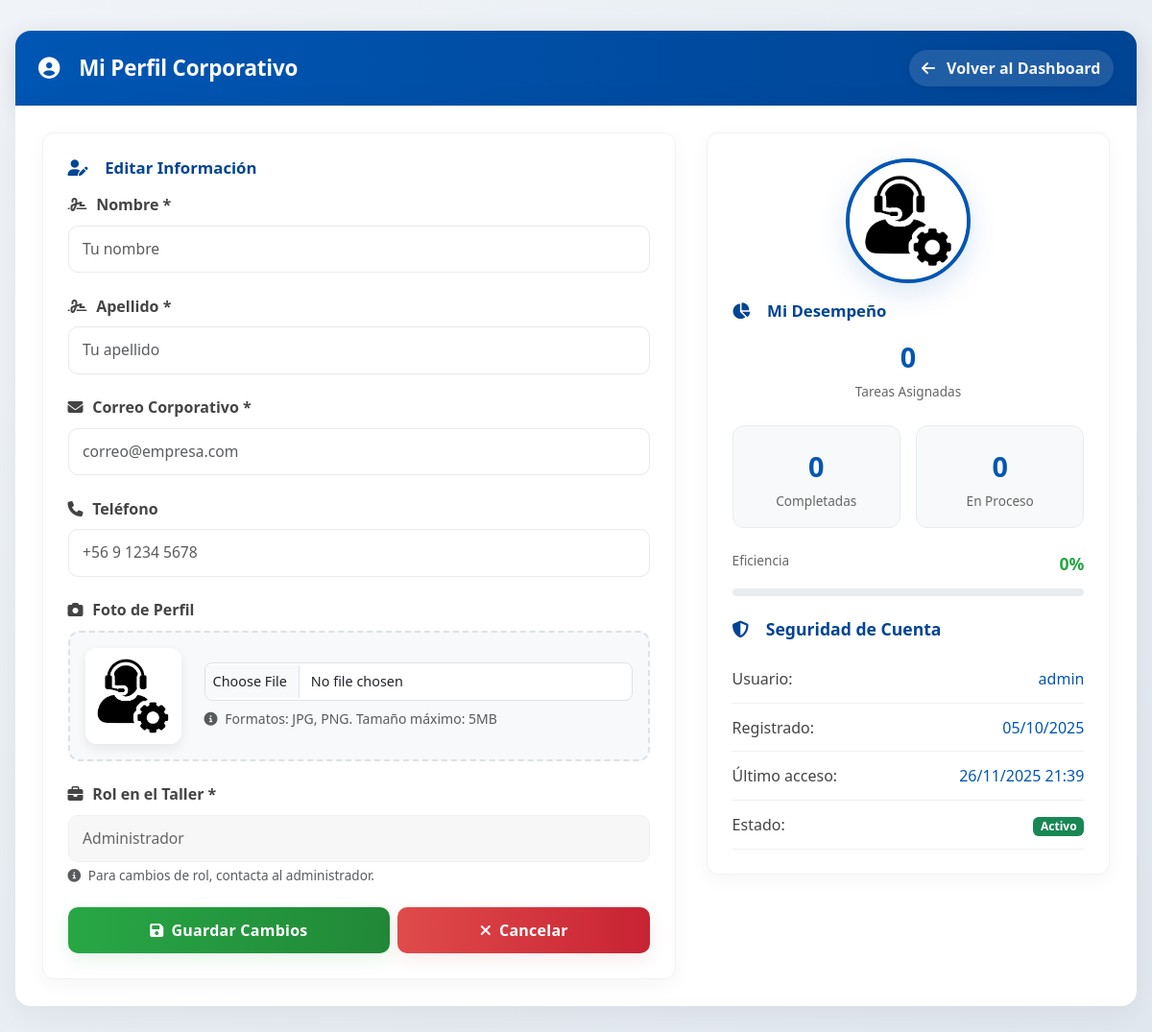
The app's page /usuarios/perfil/ (signed in) with its own data.
### usuarios/models.py (models this page shows, shortened)
class Usuario(AbstractUser):
    ROLES = (
        ('admin', 'Administrador'),
        ('jefe_taller', 'Jefe de Taller'),
        ('mecanico', 'Mecánico'),
        ('chofer', 'Chofer'),
        ('vendedor', 'Vendedor/Preventista'),
        ('guardia', 'Guardia'),
        ('bodeguero', 'Bodeguero'),
        ('ehs', 'EHS'),
        ('recepcionista', 'Recepcionista de Vehículos'),
    )
    rol = models.CharField(max_length=30, choices=ROLES, default='mecanico')
    telefono = models.CharField(max_length=15, blank=True)
    fecha_creacion = models.DateTimeField(auto_now_add=True)
    foto_perfil = models.ImageField(upload_to='perfiles/', blank=True, null=True)

### usuarios/views.py (the view, shortened to what this page needs)
# urls.py: path('perfil/', views.perfil_usuario, name='perfil_usuario'),
@login_required
def perfil_usuario(request):
    user = request.user
    rol_original = user.rol  # Guardamos el rol ANTES de cualquier cambio
    datos_especificos = {}
    hoy = timezone.now().date()
    try:
        if user.rol == 'mecanico':
            tareas_asignadas = Tarea.objects.filter(mecanico_asignado=user)
            tareas_completadas = tareas_asignadas.filter(estado='completada')
            tareas_en_proceso = tareas_asignadas.filter(estado='en_proceso')
            datos_especificos = {
                'tipo': 'mecanico',
                'tareas_totales': tareas_asignadas.count(),
                'tareas_completadas': tareas_completadas.count(),
                'tareas_en_proceso': tareas_en_proceso.count(),
                'eficiencia': round((tareas_completadas.count() / tareas_asignadas.count() * 100), 1) if tareas_asignadas.count() > 0 else 0,
            }
        else:
            datos_especificos = {'tipo': 'basico'}
    except Exception as e:
        datos_especificos = {'tipo': 'basico', 'error': str(e)}
    if request.method == 'POST':
        form = PerfilUsuarioForm(request.POST, request.FILES, instance=user)
        if form.is_valid():
            form.save()
            user.refresh_from_db()
            messages.success(request, '¡Perfil actualizado exitosamente!')
            if user.rol != rol_original:
                messages.info(
                    request,
                    f'Se ha cambiado tu rol a "{user.get_rol_display()}" y se ha redirigido a tu nuevo dashboard.'
                )
                return redirect_a_dashboard_especifico(user)
            else:
                return redirect('perfil_usuario')
    else:
        form = PerfilUsuarioForm(instance=user)
    return render(request, 'usuarios/perfil.html', {
        'form': form,
        'datos_especificos': datos_especificos
    })

### usuarios/forms.py
class PerfilUsuarioForm(forms.ModelForm):
    class Meta:
        model = Usuario
        fields = ['first_name', 'last_name', 'email', 'telefono', 'rol', 'foto_perfil']
        widgets = {
            'first_name': forms.TextInput(attrs={'class': 'form-control', 'placeholder': 'Tu nombre'}),
            'last_name': forms.TextInput(attrs={'class': 'form-control', 'placeholder': 'Tu apellido'}),
            'email': forms.EmailInput(attrs={'class': 'form-control', 'placeholder': 'correo@empresa.com'}),
            'telefono': forms.TextInput(attrs={'class': 'form-control', 'placeholder': '+56 9 1234 5678'}),
            'rol': forms.Select(attrs={'class': 'form-select', 'disabled': 'disabled'}),
            'foto_perfil': forms.FileInput(attrs={'class': 'form-control', 'accept': 'image/*'}),
        }
    def __init__(self, *args, **kwargs):
        super().__init__(*args, **kwargs)
        self.fields['rol'].disabled = True

### templates/usuarios/perfil.html (shortened to what this page needs)
<!DOCTYPE html>
<html lang="es">
<head>
    <link href="https://cdn.jsdelivr.net/npm/bootstrap@5.3.2/dist/css/bootstrap.min.css" rel="stylesheet">
    <link rel="stylesheet" href="https://cdnjs.cloudflare.com/ajax/libs/font-awesome/6.5.0/css/all.min.css">
</head>
<body>
    <div class="profile-container">
        <div class="profile-header">
            <h1><i class="fas fa-user-circle me-2"></i>Mi Perfil Corporativo</h1>
            {% if user.rol == 'mecanico' %}
                <a href="{% url 'dashboard_mecanico' %}" class="back-link">
                    <i class="fas fa-arrow-left me-1"></i>Volver al Dashboard
                </a>
            {% elif user.rol == 'chofer' %}
                <a href="{% url 'dashboard_chofer' %}" class="back-link">
                    <i class="fas fa-arrow-left me-1"></i>Volver al Dashboard
                </a>
            {% elif user.rol == 'guardia' %}
                <a href="{% url 'dashboard_guardia' %}" class="back-link">
                    <i class="fas fa-arrow-left me-1"></i>Volver al Dashboard
                </a>
            {% elif user.rol == 'ehs' %}
                <a href="{% url 'dashboard_ehs' %}" class="back-link">
                    <i class="fas fa-arrow-left me-1"></i>Volver al Dashboard
                </a>
            {% else %}
                <a href="{% url 'clinica_dashboard' %}" class="back-link">
                    <i class="fas fa-arrow-left me-1"></i>Volver al Dashboard
                </a>
            {% endif %}
        </div>
        <div class="profile-body">
            <div class="section-card">
                <h2 class="section-title"><i class="fas fa-user-edit me-2"></i>Editar Información</h2>
                <form method="post" enctype="multipart/form-data">
                    <div class="form-group">
                        <label for="{{ form.first_name.id_for_label }}" class="form-label">
                            <i class="fas fa-signature"></i> Nombre *
                        </label>
                        {{ form.first_name }}
                    </div>
                    <div class="form-group">
                        <label for="{{ form.last_name.id_for_label }}" class="form-label">
                            <i class="fas fa-signature"></i> Apellido *
                        </label>
                        {{ form.last_name }}
                    </div>
                    <div class="form-group">
                        <label for="{{ form.email.id_for_label }}" class="form-label">
                            <i class="fas fa-envelope"></i> Correo Corporativo *
                        </label>
                        {{ form.email }}
                    </div>
                    <div class="form-group">
                        <label for="{{ form.telefono.id_for_label }}" class="form-label">
                            <i class="fas fa-phone"></i> Teléfono
                        </label>
                        {{ form.telefono }}
                    </div>
                    <div class="form-group">
                        <label for="{{ form.foto_perfil.id_for_label }}" class="form-label">
                            <i class="fas fa-camera"></i> Foto de Perfil
                        </label>
                        <div class="photo-upload-container">
                            <div class="photo-preview-box">
                                {% if user.foto_perfil %}
                                    <img src="{{ user.foto_perfil.url }}" alt="Vista previa" class="preview-image" id="photoPreview">
                                {% else %}
                                    <div class="preview-placeholder" id="photoPreview">
                                        <i class="fas fa-user-circle"></i>
                                        <span>Sin foto</span>
                                    </div>
                                {% endif %}
                            </div>
                            <div class="photo-upload-info">
                                {{ form.foto_perfil }}
                                <small class="text-muted d-block mt-2">
                                    <i class="fas fa-info-circle me-1"></i>
                                    Formatos: JPG, PNG. Tamaño máximo: 5MB
                                </small>
                            </div>
                        </div>
                    </div>
                    <div class="form-group">
                        <label for="{{ form.rol.id_for_label }}" class="form-label">
                            <i class="fas fa-briefcase"></i> Rol en el Taller *
                        </label>
                        {{ form.rol }}
                        <div class="text-muted mt-1" style="font-size: 0.85rem;">
                            <i class="fas fa-info-circle me-1"></i> Para cambios de rol, contacta al administrador.
                        </div>
                    </div>
                    <div class="d-flex gap-2 mt-3 action-row">
                        <button type="submit" class="btn btn-save flex-fill">
                            <i class="fas fa-save me-2"></i>Guardar Cambios
                        </button>
                        {% if user.rol == 'mecanico' %}
                            <a href="{% url 'dashboard_mecanico' %}" class="btn btn-cancel flex-fill">
                                <i class="fas fa-times me-2"></i>Cancelar
                            </a>
                        {% elif user.rol == 'chofer' %}
                            <a href="{% url 'dashboard_chofer' %}" class="btn btn-cancel flex-fill">
                                <i class="fas fa-times me-2"></i>Cancelar
                            </a>
                        {% elif user.rol == 'guardia' %}
                            <a href="{% url 'dashboard_guardia' %}" class="btn btn-cancel flex-fill">
                                <i class="fas fa-times me-2"></i>Cancelar
                            </a>
                        {% elif user.rol == 'ehs' %}
                            <a href="{% url 'dashboard_ehs' %}" class="btn btn-cancel flex-fill">
                                <i class="fas fa-times me-2"></i>Cancelar
                            </a>
                        {% else %}
                            <a href="{% url 'clinica_dashboard' %}" class="btn btn-cancel flex-fill">
                                <i class="fas fa-times me-2"></i>Cancelar
                            </a>
                        {% endif %}
                    </div>
                </form>
            </div>
            <div class="section-card">
                <div class="profile-avatar" style="{% if user.foto_perfil %}background: none;{% endif %}">
                    {% if user.foto_perfil %}
                        <img src="{{ user.foto_perfil.url }}" alt="Foto de perfil" style="width: 100%; height: 100%; object-fit: cover; border-radius: 50%;">
                    {% else %}
                        <i class="fas fa-user"></i>
                    {% endif %}
                </div>
                <h2 class="section-title"><i class="fas fa-chart-pie me-2"></i>Mi Desempeño</h2>
                <div class="text-center mb-4">
                    <div class="stat-value">{{ datos_especificos.tareas_totales|default:0 }}</div>
                    <div class="stat-label">Tareas Asignadas</div>
                </div>
                <div class="stats-grid">
                    <div class="stat-item">
                        <div class="stat-value">{{ datos_especificos.tareas_completadas|default:0 }}</div>
                        <div class="stat-label">Completadas</div>
                    </div>
                    <div class="stat-item">
                        <div class="stat-value">{{ datos_especificos.tareas_en_proceso|default:0 }}</div>
                        <div class="stat-label">En Proceso</div>
                    </div>
                </div>
                <div class="mt-4">
                    <div class="d-flex justify-content-between mb-1">
                        <span class="stat-label">Eficiencia</span>
                        <span class="efficiency-text">{{ datos_especificos.eficiencia|floatformat:1|default:0 }}%</span>
                    </div>
                    <div class="efficiency-bar">
                    </div>
                </div>
                <h3 class="section-title mt-4" style="font-size: 1.1rem;"><i class="fas fa-shield-alt me-2"></i>Seguridad de Cuenta</h3>
                <div class="security-item">
                    <span class="security-label">Usuario:</span>
                    <span class="security-value">{{ user.username }}</span>
                </div>
                <div class="security-item">
                    <span class="security-label">Registrado:</span>
                    <span class="security-value">{{ user.date_joined|date:"d/m/Y" }}</span>
                </div>
                <div class="security-item">
                    <span class="security-label">Último acceso:</span>
                    <span class="security-value">
                        {% if user.last_login %}
                            {{ user.last_login|date:"d/m/Y H:i" }}
                        {% else %}
                            Nunca
                        {% endif %}
                    </span>
                </div>
                <div class="security-item">
                    <span class="security-label">Estado:</span>
                    <span class="security-value">
                        {% if user.is_active %}
                            <span class="badge bg-success">Activo</span>
                        {% else %}
                            <span class="badge bg-secondary">Inactivo</span>
                        {% endif %}
                    </span>
                </div>
            </div>
        </div>
    </div>
</body>
</html>

### records on screen
Usuario: foto_perfil (picture), rol "Administrador", username "admin", date_joined "05/10/2025", last_login "26/11/2025 21:39"

### other values on screen
{{ datos_especificos.tareas_totales|default:0 }} "0"
{{ datos_especificos.tareas_completadas|default:0 }} "0"
{{ datos_especificos.tareas_en_proceso|default:0 }} "0"
{{ datos_especificos.eficiencia|floatformat:1|default:0 }} "0"
